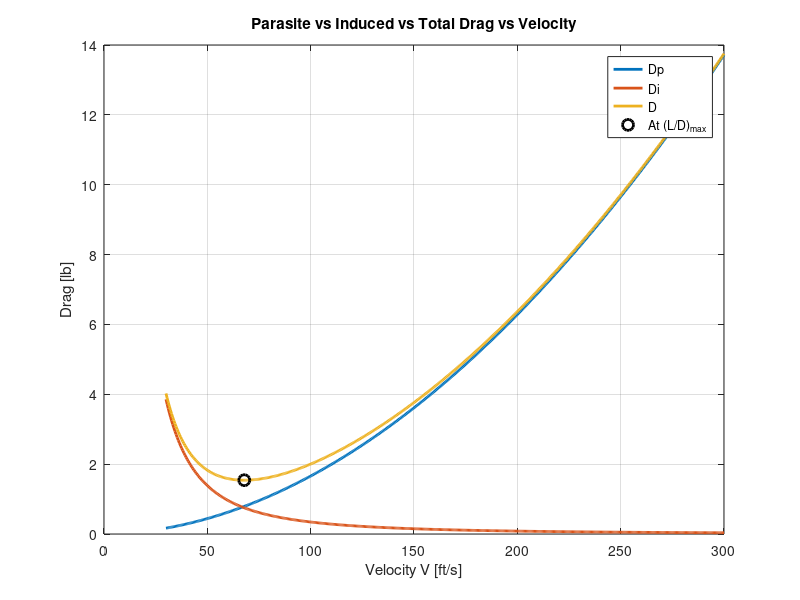
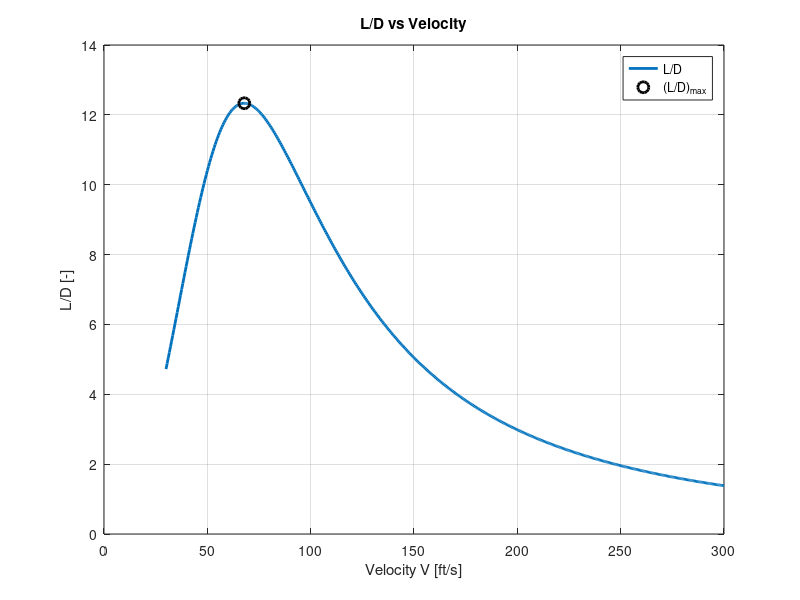
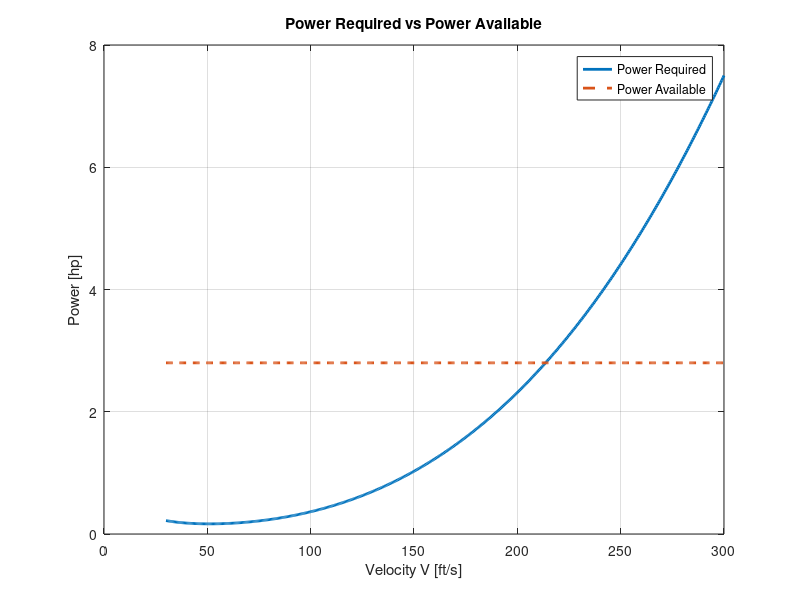
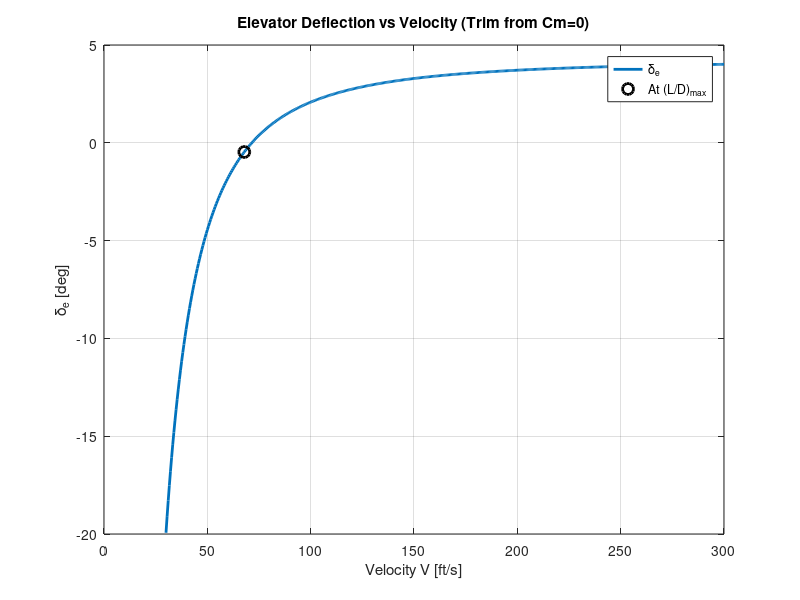

Source code (MATLAB) for these figures, in order: (Note: this script raises an error after producing the figures.)
%% ========================================================================
% MAE 154A - ONE SCRIPT (FIRST-PASS)
% Longitudinal stability + trim coefficients + drag build-up + V-sweep
% Keeps ALL coefficients (CL0, CLi, CMi, etc.) for team clarity.
% ========================================================================

clear; clc; close all;

% ========================================================================
% 0) ATMOSPHERE (SEA LEVEL)
% ========================================================================
rho = 0.0023769;        % [slug/ft^3]
mu  = 3.737e-7;         % [slug/(ft*s)]
a   = 1116.45;          % [ft/s]

% ========================================================================
% 1) AIRCRAFT INPUTS (EDIT WHEN DESIGN CHANGES)
% ========================================================================

% --- Weight / power ---
W_total     = 19;             % [lb]
Power = 2.8;            % [hp] power available (flat line first-pass)

% --- Wing geometry ---
Arw     = 7.4;          % [-]
bw      = 5.617;        % [ft]
Sw      = 4.264931025;  % [ft^2]
lambdaw = 0.40;         % [-]

% --- Horizontal tail geometry ---
Sth      = Sw*0.20;     % [ft^2]
Art      = 4.0;         % [-]
bth      = sqrt(Sth*Art); % [ft]
lambdath = 0.50;        % [-]

% --- Vertical tail geometry (DEFINE THESE) ---
% NOTE: Put real values here when you have them.
S_vt   = 0.30;            % [ft^2]  
AR_vt  = 1.8;             % [-]  
b_vt = 0.4077735426 ; 
c_vt  = 0.35;            % [ft]    
tc_v = 0.12;            % [-]     
xcm_v = 0.30;           % [-]     
Lam_v = 0;              % [rad]   

% --- Aero assumptions ---
e        = 1;        % [-]
cla      = 5.73;        % [1/rad]
downwash = 0.25;        % [-] dε/dα
tau      = 0.5;         % [-] elevator effectiveness
Cmacw    = -0.05;       % [-] wing Cm about wing AC 

% --- FIXED TAIL INCIDENCE (FIRST PASS) ---
it = 3*pi/180;          % [rad] 

% --- Locations (from nose) ---
x_wle     = 1.0;        % [ft] wing leading edge location
x_cg_dry  = 1.5339;     % [ft]
x_cg_half = 1.4632;     % [ft] 
x_cg_0    = 1.4496;     % [ft]

% --- Fuselage (box: 8in x 8in x 5ft) ---
L_fuse = 5.0;           % [ft]
W_fuse = 8/12;          % [ft]
H_fuse = 8/12;          % [ft]
Swet_f = 2*(L_fuse*W_fuse + L_fuse*H_fuse + W_fuse*H_fuse); % [ft^2]
d_fuse = W_fuse;        % [ft] equiv diameter for fineness ratio

% ========================================================================
% 2) PLANFORM GEOMETRY (ROOT/TIP/MAC)
% ========================================================================
Crw = (2*Sw)/(bw*(1 + lambdaw));
Ctw = lambdaw * Crw;
Cw  = (2/3) * Crw * ((1 + lambdaw + lambdaw^2)/(1 + lambdaw)); % wing MAC

Crth = (2*Sth)/(bth*(1 + lambdath));
Ctth = lambdath * Crth;
Cth  = (2/3) * Crth * ((1 + lambdath + lambdath^2)/(1 + lambdath)); % tail MAC

fprintf("\n==================== GEOMETRY ====================\n");
fprintf("Wing: Cr=%.4f ft, Ct=%.4f ft, MAC Cw=%.4f ft\n", Crw, Ctw, Cw);
fprintf("HT:   Cr=%.4f ft, Ct=%.4f ft, MAC Cth=%.4f ft\n", Crth, Ctth, Cth);
fprintf("Fuse: L=%.2f ft, W=%.3f ft, H=%.3f ft, Swet_f=%.3f ft^2\n", L_fuse, W_fuse, H_fuse, Swet_f);

% ========================================================================
% 3) 3D LIFT CURVE SLOPES
% ========================================================================
aw = cla / (1 + (cla/(pi*e*Arw)));   % wing 3D slope [1/rad]
at = cla / (1 + (cla/(pi*e*Art)));   % tail 3D slope [1/rad]

fprintf("\n==================== LIFT SLOPES ====================\n");
fprintf("aw = %.4f 1/rad\n", aw);
fprintf("at = %.4f 1/rad\n", at);

% ========================================================================
% 4) AC LOCATIONS FROM GEOMETRY (NO GUESSING)
% Tail root TE flush with fuselage end; tail AC at 0.25*c behind tail LE.
% ========================================================================
hacw = 0.25;   % wing AC at 0.25 MAC
hact = 0.25;   % tail AC at 0.25 chord (root chord ref)

x_wac = x_wle + hacw*Cw;                 % wing AC from nose [ft]
x_tac = L_fuse - (1 - hact)*Crth;        % tail AC from nose [ft]
Lh    = x_tac - x_wac;                   % wing AC -> tail AC [ft]

x_ac_t_LE = x_tac - x_wle;               % tail AC measured from wing LE [ft]
h_ac_t    = x_ac_t_LE / Cw;              % nondim tail AC from wing LE [-]

fprintf("\n==================== REFERENCE LOCATIONS ====================\n");
fprintf("x_wac = %.4f ft, x_tac = %.4f ft, Lh = %.4f ft\n", x_wac, x_tac, Lh);
fprintf("h_ac_t = %.4f (tail AC from wing LE / Cw)\n", h_ac_t);

% ========================================================================
% 5) NEUTRAL POINT + STATIC MARGIN
% ========================================================================
hn = (hacw + h_ac_t*((Sth/Sw)*(at/aw))*(1-downwash)) / (1 + (Sth/Sw)*(at/aw)*(1-downwash));

hcg_dry  = (x_cg_dry  - x_wle)/Cw;
hcg_half = (x_cg_half - x_wle)/Cw;
hcg_0    = (x_cg_0    - x_wle)/Cw;

SM_dry  = hn - hcg_dry;
SM_half = hn - hcg_half;
SM_0    = hn - hcg_0;

fprintf("\n==================== STABILITY ====================\n");
fprintf("hn = %.4f\n", hn);
fprintf("SM_dry  = %.4f (%.1f%% MAC)\n", SM_dry,  100*SM_dry);
fprintf("SM_half = %.4f (%.1f%% MAC)\n", SM_half, 100*SM_half);
fprintf("SM_0    = %.4f (%.1f%% MAC)\n", SM_0,    100*SM_0);

% ========================================================================
% 6) TAIL ARM (CG -> TAIL AC) AND TAIL VOLUME VH
% ========================================================================
lt_dry  = x_tac - x_cg_dry;
lt_half = x_tac - x_cg_half;
lt_0    = x_tac - x_cg_0;

VH_dry  = (Sth*lt_dry )/(Sw*Cw);
VH_half = (Sth*lt_half)/(Sw*Cw);
VH_0    = (Sth*lt_0   )/(Sw*Cw);

fprintf("\n==================== TAIL ARM & VOLUME ====================\n");
fprintf("lt_half = %.4f ft, VH_half = %.4f\n", lt_half, VH_half);

% ========================================================================
% 7) LONGITUDINAL COEFFICIENTS (KEEP ALL)
% Use “half fuel + payload” as your design case (you can swap later).
% ========================================================================
hcg = hcg_half;
VH  = VH_half;

% Aircraft lift slope
CLalpha = aw + at*(Sth/Sw)*(1 - downwash);

% --- These three are the ones you asked to KEEP explicit ---
CL0 = -at*(Sth/Sw)*it;      % lift at alpha=0 due to incidence
CLi = -at*(Sth/Sw);         % dCL/d(it)
CMi =  at*VH;               % dCm/d(it)

% Pitching moment slope (static stability)
Cmalpha = -CLalpha*(hn - hcg);

% Zero-alpha pitching moment about CG
Cm0 = Cmacw + VH*at*it;

% Elevator derivatives
CLdeltae = at*(Sth/Sw)*tau;
Cmdeltae = -at*VH*tau;

% ========================================================================
% 8) VELOCITY SWEEP
% ========================================================================
V = linspace(30, 300, 500);     % [ft/s]
q = 0.5*rho.*V.^2;
M = V./a;

% Required CL for level flight (L=W)
CL = W_total ./ (q.*Sw);

% Solve for alpha, alpha_t (first-pass linear)
alpha   = CL ./ aw;                         % [rad] wing-only first-pass
alpha_t = (1 - downwash).*alpha + it;       % [rad] tail AoA model

% Wing lift coefficient contribution
CLw = aw .* alpha;

% Elevator deflection needed for trim at each V (kept explicit for team)
% deltae(CL) = -((Cm0*CLalpha) + (Cmalpha*CL)) / ((CLalpha*Cmdeltae) - (Cmalpha*CLdeltae))
deltae = -((Cm0*CLalpha) + (Cmalpha.*CL)) ./ ((CLalpha*Cmdeltae) - (Cmalpha*CLdeltae)); % [rad]

% Tail lift coefficient using YOUR professor-style form:
% CLt = CL0 + at*(alpha_t - it) + CLdeltae*deltae
CLt = CL0 + at*(alpha_t - it) + CLdeltae.*deltae;

% ========================================================================
% 9) PARASITE DRAG (Raymer-style build-up) + INCLUDE VERTICAL TAIL
% ========================================================================
% Wetted areas (first-pass)
Swet_w = 2*Sw;
Swet_t = 2*Sth;
Swet_v = 2*S_vt;

% Reynolds numbers (needed internally for Cf; we just won’t print them)
Re_w = rho.*V.*Cw    ./ mu;
Re_t = rho.*V.*Cth   ./ mu;
Re_v = rho.*V.*c_vt    ./ mu;
Re_f = rho.*V.*L_fuse./ mu;

% Skin friction (Raymer-style)
Cf_w = 0.455 ./ ((log10(Re_w)).^2.58 .* (1 + 0.144*M.^2).^0.65);
Cf_t = 0.455 ./ ((log10(Re_t)).^2.58 .* (1 + 0.144*M.^2).^0.65);
Cf_v = 0.455 ./ ((log10(Re_v)).^2.58 .* (1 + 0.144*M.^2).^0.65);
Cf_f = 0.455 ./ ((log10(Re_f)).^2.58 .* (1 + 0.144*M.^2).^0.65);

% Surface form factor (same expression you’ve been using)
tc  = 0.12;
xcm = 0.30;
Lam = 0;
K_surf = (1 + (0.6/xcm)*tc + 100*tc^4) .* (1.34*M.^0.18 .* (cos(Lam)).^0.28);

% Vertical tail form factor uses its own tc/xcm/Lam (kept separate)
K_v = (1 + (0.6/xcm_v)*tc_v + 100*tc_v^4) .* (1.34*M.^0.18 .* (cos(Lam_v)).^0.28);

% Interference factors
Q_w = 1.0;
Q_t = 1.05;
Q_v = 1.05;
Q_f = 1.0;

% Fuselage form factor
f   = L_fuse/d_fuse;
K_f = 0.9 + 5/f^1.5 + f/400;

% Misc allowances
CD_misc = 0.002;
CD_LP   = 0.002;

% Total parasite CD
CDp = ...
    K_surf.*Q_w.*Cf_w.*(Swet_w/Sw) + ...
    K_surf.*Q_t.*Cf_t.*(Swet_t/Sw) + ...
    K_v   .*Q_v.*Cf_v.*(Swet_v/Sw) + ...
    K_f   .*Q_f.*Cf_f.*(Swet_f/Sw) + ...
    CD_misc + CD_LP;

% ========================================================================
% 10) INDUCED DRAG + TOTAL DRAG + L/D
% ========================================================================
CDi_w = (CLw.^2) ./ (pi*Arw*e);
CDi_t = (Sth/Sw) .* (CLt.^2) ./ (pi*Art*e);
CDi_total = CDi_w + CDi_t;

CD_total = CDp + CDi_total;

Dp = q .* Sw .* CDp;
Di = q .* Sw .* CDi_total;
D  = q .* Sw .* CD_total;

L  = q .* Sw .* CL;     % should match W
LD = L ./ D;

% Power required (hp)
Power_required_hp = (D.*V) / 550;
Power_available_hp = Power * ones(size(V));

% ========================================================================
% 11) FIND (L/D)max AND PRINT KEY VALUES
% ========================================================================
[LDmax, idx] = max(LD);

V_LDmax        = V(idx);
CL_LDmax       = CL(idx);
alpha_LDmax_deg   = rad2deg(alpha(idx));
alpha_t_LDmax_deg = rad2deg(alpha_t(idx));
deltae_LDmax_deg  = rad2deg(deltae(idx));


CL_max = 1.5;  
V_stall = sqrt( (2*W_total) / (rho*Sw*CL_max) );


fprintf("\n==================== PERFORMANCE ====================\n");
fprintf("(L/D)max = %.3f at V = %.2f ft/s\n", LDmax, V_LDmax);
fprintf("CL(L/Dmax) = %.4f\n", CL_LDmax);
fprintf("alpha(L/Dmax) = %.2f deg\n", alpha_LDmax_deg);
fprintf("alpha_t(L/Dmax) = %.2f deg\n", alpha_t_LDmax_deg);
fprintf("deltae(L/Dmax) = %.2f deg\n", deltae_LDmax_deg);
fprintf("V_stall = %.2f ft/s\n", V_stall);
% ========================================================================
% 12) PLOTS
% ========================================================================
figure;
plot(V, Dp, 'LineWidth', 2); hold on;
plot(V, Di, 'LineWidth', 2);
plot(V, D,  'LineWidth', 2);
plot(V_LDmax, D(idx), 'ko', 'MarkerSize', 8, 'LineWidth', 2);
grid on;
xlabel('Velocity V [ft/s]'); ylabel('Drag [lb]');
title('Parasite vs Induced vs Total Drag vs Velocity');
legend('Dp','Di','D','At (L/D)_{max}','Location','best');

figure;
plot(V, LD, 'LineWidth', 2); hold on;
plot(V_LDmax, LDmax, 'ko', 'MarkerSize', 8, 'LineWidth', 2);
grid on;
xlabel('Velocity V [ft/s]'); ylabel('L/D [-]');
title('L/D vs Velocity');
legend('L/D','(L/D)_{max}','Location','best');

figure;
plot(V, Power_required_hp, 'LineWidth', 2); hold on;
plot(V, Power_available_hp, '--', 'LineWidth', 2);
grid on;
xlabel('Velocity V [ft/s]'); ylabel('Power [hp]');
title('Power Required vs Power Available');
legend('Power Required','Power Available','Location','best');

figure;
plot(V, rad2deg(deltae), 'LineWidth', 2); hold on;
plot(V_LDmax, deltae_LDmax_deg, 'ko', 'MarkerSize', 8, 'LineWidth', 2);
grid on;
xlabel('Velocity V [ft/s]'); ylabel('\delta_e [deg]');
title('Elevator Deflection vs Velocity (Trim from Cm=0)');
legend('\delta_e','At (L/D)_{max}','Location','best');

% ========================================================================
% 13) TABLE OUTPUT (NO Reynolds; INCLUDE deltae + moments)
% ========================================================================
alpha_deg   = rad2deg(alpha);
alpha_t_deg = rad2deg(alpha_t);
deltae_deg  = rad2deg(deltae);

% Moment breakdown (kept explicit for team)
Cmcgw = Cmacw + aw.*alpha.*(hcg - hacw);                 % wing part about CG
Cmcgt = -(VH*at*(1-downwash)).*alpha + at*VH*it;         % tail part about CG
Cmcg  = Cmcgw + Cmcgt;                                   % total

T = table(V(:), CL(:), alpha_deg(:), alpha_t_deg(:), ...
          deltae_deg(:), CLw(:), CLt(:), ...
          CDp(:), CDi_w(:), CDi_t(:), CD_total(:), ...
          Dp(:), Di(:), D(:), LD(:), ...
          Cmcgw(:), Cmcgt(:), Cmcg(:), ...
          'VariableNames', ...
          {'V_ft_s','CL','alpha_deg','alpha_t_deg', ...
           'deltae_deg','CLw','CLt', ...
           'CDp','CDi_w','CDi_t','CD_total', ...
           'Dp_lb','Di_lb','D_lb','L_over_D', ...
           'Cmcgw','Cmcgt','Cmcg'});

disp(T);

%% ============================ END SCRIPT ================================










%% Stability Derivatves 
%% ========================================================================
%  MAE 154A - STABILITY DERIVATIVES (SIMPLE + MATCHES YOUR VARIABLE NAMES)
%  Paste this near the END of YOUR script (after you computed aw, at, VH_half,
%  lt_half, CL0, CLalpha, Cm0, Cmalpha, CLdeltae, Cmdeltae, etc.)
%
%  Uses YOUR variables:
%   Sw, bw, Cw, e, cla, aw, at, downwash, CL0, CLalpha, Cm0, Cmalpha,
%   CLdeltae, Cmdeltae, VH_half, lt_half, x_cg_half, x_wle, H_fuse, CDp, idx
%
%  VT assumptions requested:
%   - NACA 0012 (handled via thickness in drag; for linear slopes we use cla)
%   - S_vt = 0.08 * Sw
%   - VT has NO taper (lambda_vt = 1.0)
%   - VT trailing edge flush with END of plane at x = 4 ft from nose
%
%  First-pass aero assumptions:
%   eta_t = eta_v = 1, sidewash = 1, no ailerons
% ========================================================================

%% ------------------ 0) SETTINGS (FIRST-PASS) -----------------------------
eta_t    = 1.0;        % HT dynamic pressure ratio
eta_v    = 1.0;        % VT dynamic pressure ratio
sidewash = 1.0;        % (1 + dσ/dβ) ~ 1 first-pass
tau_r    = 0.5;        % rudder effectiveness (like your tau)
x_end    = 4.0;        % [ft] end of plane from nose (YOU SAID 4 ft)

lambda_vt = 1.0;       % no taper
hacv      = 0.25;      % VT AC at 0.25 chord

% Use your design CG case
x_cg = x_cg_half;      % [ft]
VH   = VH_half;        % [-]
lt   = lt_half;        % [ft]
c    = Cw;             % [ft]
b    = bw;             % [ft]
S    = Sw;             % [ft^2]

%% ------------------ 1) VERTICAL TAIL GEOMETRY ----------------------------
% Your requirement: S_vt = 8% of wing area
% (overwrite any older S_vt you had so it matches requirement)
S_vt = 0.08*Sw;

% Use your AR_vt (already in your script)
% (If you forgot to define it, uncomment the next line)
% AR_vt = 1.8;

% VT geometry from S_vt and AR_vt
b_vt  = sqrt(S_vt*AR_vt);                          % [ft] VT span/height
Cr_vt = (2*S_vt)/(b_vt*(1 + lambda_vt));           % [ft] VT root chord

% VT AC location with TE flush at x_end:
% x_vac = x_end - (1 - hacv)*Cr_vt = x_end - 0.75*Cr_vt
x_vac = x_end - (1 - hacv)*Cr_vt;                  % [ft]

% Moment arm CG -> VT AC
lv = x_vac - x_cg;                                 % [ft]

% Vertical tail volume coefficient
Vv = (S_vt*lv)/(Sw*bw);                             % [-]

% VT 3D lift slope (same formula style as your aw/at)
av = cla / (1 + (cla/(pi*e*AR_vt)));               % [1/rad]

% VT vertical offset from CG (first-pass: sits on top of fuselage)
% You already have H_fuse in your script.
zv = (H_fuse/2) + (b_vt/2);                        % [ft]

%% ------------------ 2) CD0 FOR Cn_r APPROX (OPTIONAL) --------------------
% Some approximations include -(CD0/4). We'll use parasite drag at your L/Dmax
% point (idx) as "CD0" (first-pass).
CD0 = 0;
if exist('CDp','var') && exist('idx','var') && idx>=1 && idx<=length(CDp)
    CD0 = CDp(idx);
end

%% ========================================================================
% 3) LONGITUDINAL DERIVATIVES
% You already compute:
%   CL0, CLalpha, Cm0, Cmalpha, CLdeltae, Cmdeltae
% Here we add: CL_q, CL_adot, Cm_q, Cm_adot
% ========================================================================
CL_q    =  2*eta_t*VH*at;
CL_adot =  2*eta_t*VH*at*downwash;      % uses dε/dα

Cm_q    = -2*eta_t*(lt/c)*VH*at;
Cm_adot = (lt/c)*(-2*eta_t*VH*at*downwash);

%% ========================================================================
% 4) LATERAL-DIRECTIONAL DERIVATIVES (VT-dominated first-pass)
% ========================================================================
CYbeta = -eta_v*(S_vt/Sw)*av*sidewash;
Cnbeta =  eta_v*Vv*av*sidewash;
Clbeta = -eta_v*(zv/bw)*(S_vt/Sw)*av*sidewash;

Clp = -aw/6;

CYr =  2*eta_v*Vv*av;
CYp = -(8/(3*pi))*eta_v*((b_vt*S_vt)/(bw*Sw))*av;

Clr = (CL0/4) + 2*eta_v*(zv/bw)*Vv*av;
Cnr = -(CD0/4) - 2*eta_v*(lv/bw)*Vv*av;

Cnp = 0;  % set 0 first-pass (needs better model)

%% ========================================================================
% 5) CONTROL DERIVATIVES
% No ailerons => set aileron derivatives to 0.
% Rudder => first-pass using VT
% ========================================================================
CYda = 0;  Clda = 0;  Cnda = 0;

CYdr =  eta_v*(S_vt/Sw)*av*tau_r;
Cndr = -eta_v*Vv*av*tau_r;
Cldr = -eta_v*(zv/bw)*(S_vt/Sw)*av*tau_r;

%% ========================================================================
% 6) PRINT CLEAN OUTPUT
% (All variables printed are defined in THIS block or already in your script)
% ========================================================================
fprintf("\n==================== STABILITY DERIVATIVES (MATCHING YOUR CODE) ====================\n");

fprintf("\n--- Longitudinal (you have + new dynamics) ---\n");
fprintf("CL0        = %+ .6f\n", CL0);
fprintf("CLalpha    = %+ .6f\n", CLalpha);
fprintf("CLdeltae   = %+ .6f\n", CLdeltae);
fprintf("Cm0        = %+ .6f\n", Cm0);
fprintf("Cmalpha    = %+ .6f\n", Cmalpha);
fprintf("Cmdeltae   = %+ .6f\n", Cmdeltae);

fprintf("CL_q       = %+ .6f\n", CL_q);
fprintf("CL_adot    = %+ .6f\n", CL_adot);
fprintf("Cm_q       = %+ .6f\n", Cm_q);
fprintf("Cm_adot    = %+ .6f\n", Cm_adot);

fprintf("\n--- Lateral/Directional (first-pass VT dominated) ---\n");
fprintf("CYbeta     = %+ .6f\n", CYbeta);
fprintf("Clbeta     = %+ .6f\n", Clbeta);
fprintf("Cnbeta     = %+ .6f\n", Cnbeta);

fprintf("Clp        = %+ .6f\n", Clp);
fprintf("CYp        = %+ .6f\n", CYp);
fprintf("CYr        = %+ .6f\n", CYr);
fprintf("Clr        = %+ .6f\n", Clr);
fprintf("Cnr        = %+ .6f   (used CD0 = %.6f)\n", Cnr, CD0);
fprintf("Cnp        = %+ .6f   (set 0 first-pass)\n", Cnp);

fprintf("\n--- Controls (no ailerons; rudder included) ---\n");
fprintf("CYda       = %+ .6f (no ailerons)\n", CYda);
fprintf("Clda       = %+ .6f (no ailerons)\n", Clda);
fprintf("Cnda       = %+ .6f (no ailerons)\n", Cnda);

fprintf("CYdr       = %+ .6f\n", CYdr);
fprintf("Cldr       = %+ .6f\n", Cldr);
fprintf("Cndr       = %+ .6f\n", Cndr);

%% ========================================================================
% 7) WHAT YOU ARE STILL MISSING (WITH YOUR CURRENT INFO)
% ========================================================================
fprintf("\n==================== STILL MISSING / NOT WELL-DEFINED YET ====================\n");
fprintf("1) Aileron derivatives: CYda, Clda, Cnda (we set them to 0 since you said no ailerons).\n");
fprintf("2) Better Cnp (we set to 0 first-pass; needs more detailed lateral model).\n");
fprintf("3) Xu, Zu, Mu (speed derivatives) unless you model thrust vs speed and CD vs speed at trim.\n");
fprintf("4) Inertias Ix, Iy, Iz, Ixz (needed for full state-space / simulator dynamics).\n");
fprintf("5) Exact sign convention check vs your lecture table (depends on whether your class uses CZ or CL sign).\n");
